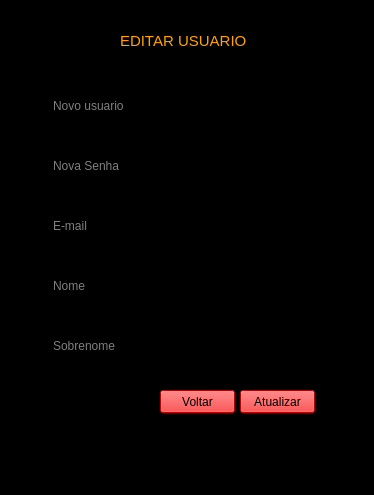
<?xml version="1.0" encoding="UTF-8"?>
<ui version="4.0">
 <class>MainWindow</class>
 <widget class="QMainWindow" name="MainWindow">
  <property name="geometry">
   <rect>
    <x>0</x>
    <y>0</y>
    <width>374</width>
    <height>495</height>
   </rect>
  </property>
  <property name="windowTitle">
   <string>MainWindow</string>
  </property>
  <property name="styleSheet">
   <string notr="true">background-color: black;</string>
  </property>
  <widget class="QWidget" name="centralwidget">
   <widget class="QLabel" name="label">
    <property name="geometry">
     <rect>
      <x>120</x>
      <y>10</y>
      <width>141</width>
      <height>61</height>
     </rect>
    </property>
    <property name="styleSheet">
     <string notr="true">color:orange;
font-size:15px;
background-color:none;</string>
    </property>
    <property name="text">
     <string>EDITAR USUARIO</string>
    </property>
   </widget>
   <widget class="QLineEdit" name="lineEdit">
    <property name="geometry">
     <rect>
      <x>50</x>
      <y>90</y>
      <width>261</width>
      <height>31</height>
     </rect>
    </property>
    <property name="mouseTracking">
     <bool>true</bool>
    </property>
    <property name="styleSheet">
     <string notr="true">color:white;
</string>
    </property>
    <property name="dragEnabled">
     <bool>false</bool>
    </property>
    <property name="readOnly">
     <bool>false</bool>
    </property>
    <property name="placeholderText">
     <string comment="fdfdf" extracomment="dfdfdfd">Novo usuario</string>
    </property>
    <property name="clearButtonEnabled">
     <bool>false</bool>
    </property>
   </widget>
   <widget class="QLineEdit" name="lineEdit_2">
    <property name="geometry">
     <rect>
      <x>50</x>
      <y>150</y>
      <width>261</width>
      <height>31</height>
     </rect>
    </property>
    <property name="styleSheet">
     <string notr="true">color:white;
</string>
    </property>
    <property name="placeholderText">
     <string>Nova Senha</string>
    </property>
   </widget>
   <widget class="QLineEdit" name="lineEdit_3">
    <property name="geometry">
     <rect>
      <x>50</x>
      <y>210</y>
      <width>261</width>
      <height>31</height>
     </rect>
    </property>
    <property name="styleSheet">
     <string notr="true">color:white;
</string>
    </property>
    <property name="placeholderText">
     <string>E-mail</string>
    </property>
   </widget>
   <widget class="QLineEdit" name="lineEdit_4">
    <property name="geometry">
     <rect>
      <x>50</x>
      <y>270</y>
      <width>261</width>
      <height>31</height>
     </rect>
    </property>
    <property name="styleSheet">
     <string notr="true">color:white;
</string>
    </property>
    <property name="placeholderText">
     <string>Nome</string>
    </property>
   </widget>
   <widget class="QLineEdit" name="lineEdit_5">
    <property name="geometry">
     <rect>
      <x>50</x>
      <y>330</y>
      <width>261</width>
      <height>31</height>
     </rect>
    </property>
    <property name="styleSheet">
     <string notr="true">color:white;
</string>
    </property>
    <property name="placeholderText">
     <string>Sobrenome</string>
    </property>
   </widget>
   <widget class="QPushButton" name="pushButton">
    <property name="geometry">
     <rect>
      <x>240</x>
      <y>390</y>
      <width>75</width>
      <height>23</height>
     </rect>
    </property>
    <property name="styleSheet">
     <string notr="true">background-color: rgb(255, 0, 0);</string>
    </property>
    <property name="text">
     <string>Atualizar</string>
    </property>
   </widget>
   <widget class="QPushButton" name="pushButton_2">
    <property name="geometry">
     <rect>
      <x>160</x>
      <y>390</y>
      <width>75</width>
      <height>23</height>
     </rect>
    </property>
    <property name="styleSheet">
     <string notr="true">background-color: rgb(255, 0, 0);</string>
    </property>
    <property name="text">
     <string>Voltar</string>
    </property>
   </widget>
  </widget>
  <widget class="QMenuBar" name="menubar">
   <property name="geometry">
    <rect>
     <x>0</x>
     <y>0</y>
     <width>374</width>
     <height>21</height>
    </rect>
   </property>
  </widget>
  <widget class="QStatusBar" name="statusbar"/>
 </widget>
 <resources/>
 <connections/>
</ui>
